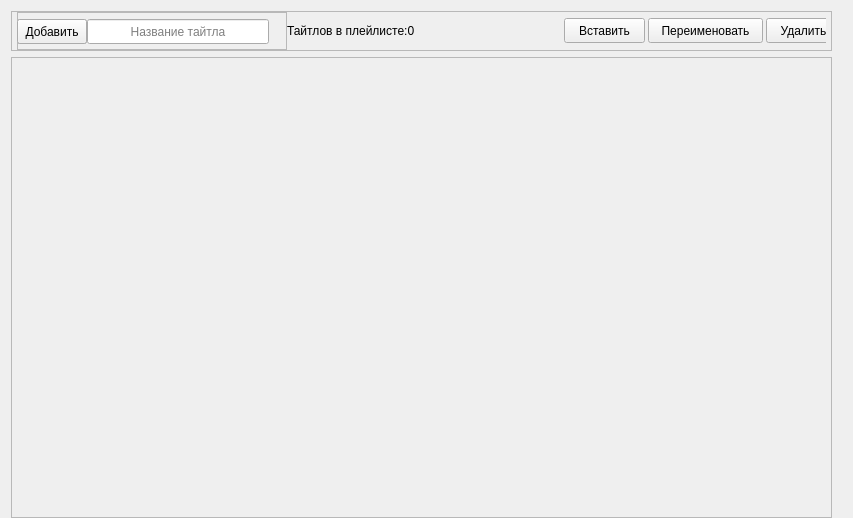
<?xml version="1.0" encoding="UTF-8"?>
<ui version="4.0">
 <class>Playlist</class>
 <widget class="QWidget" name="Playlist">
  <property name="geometry">
   <rect>
    <x>0</x>
    <y>0</y>
    <width>853</width>
    <height>518</height>
   </rect>
  </property>
  <property name="windowTitle">
   <string>Form</string>
  </property>
  <layout class="QVBoxLayout" name="verticalLayout_2" stretch="0,0">
   <property name="rightMargin">
    <number>21</number>
   </property>
   <property name="bottomMargin">
    <number>0</number>
   </property>
   <item>
    <widget class="QFrame" name="topBar">
     <property name="minimumSize">
      <size>
       <width>0</width>
       <height>40</height>
      </size>
     </property>
     <property name="maximumSize">
      <size>
       <width>16777215</width>
       <height>45</height>
      </size>
     </property>
     <property name="styleSheet">
      <string notr="true"/>
     </property>
     <property name="frameShape">
      <enum>QFrame::StyledPanel</enum>
     </property>
     <property name="frameShadow">
      <enum>QFrame::Raised</enum>
     </property>
     <layout class="QHBoxLayout" name="horizontalLayout">
      <property name="spacing">
       <number>0</number>
      </property>
      <property name="leftMargin">
       <number>5</number>
      </property>
      <property name="topMargin">
       <number>0</number>
      </property>
      <property name="rightMargin">
       <number>5</number>
      </property>
      <property name="bottomMargin">
       <number>0</number>
      </property>
      <item>
       <widget class="QFrame" name="left_frame">
        <property name="frameShape">
         <enum>QFrame::StyledPanel</enum>
        </property>
        <property name="frameShadow">
         <enum>QFrame::Raised</enum>
        </property>
        <widget class="QLineEdit" name="search_edit">
         <property name="geometry">
          <rect>
           <x>70</x>
           <y>7</y>
           <width>182</width>
           <height>25</height>
          </rect>
         </property>
         <property name="maximumSize">
          <size>
           <width>300</width>
           <height>27</height>
          </size>
         </property>
         <property name="maxLength">
          <number>80</number>
         </property>
         <property name="alignment">
          <set>Qt::AlignCenter</set>
         </property>
         <property name="placeholderText">
          <string>Название тайтла</string>
         </property>
        </widget>
        <widget class="QPushButton" name="add_title_btn">
         <property name="geometry">
          <rect>
           <x>0</x>
           <y>7</y>
           <width>70</width>
           <height>25</height>
          </rect>
         </property>
         <property name="maximumSize">
          <size>
           <width>100</width>
           <height>16777215</height>
          </size>
         </property>
         <property name="cursor">
          <cursorShape>PointingHandCursor</cursorShape>
         </property>
         <property name="focusPolicy">
          <enum>Qt::NoFocus</enum>
         </property>
         <property name="text">
          <string>Добавить</string>
         </property>
        </widget>
        <widget class="QPushButton" name="search">
         <property name="geometry">
          <rect>
           <x>0</x>
           <y>7</y>
           <width>70</width>
           <height>25</height>
          </rect>
         </property>
         <property name="maximumSize">
          <size>
           <width>100</width>
           <height>16777215</height>
          </size>
         </property>
         <property name="cursor">
          <cursorShape>PointingHandCursor</cursorShape>
         </property>
         <property name="focusPolicy">
          <enum>Qt::NoFocus</enum>
         </property>
         <property name="text">
          <string>Искать</string>
         </property>
        </widget>
        <zorder>search</zorder>
        <zorder>search_edit</zorder>
        <zorder>add_title_btn</zorder>
       </widget>
      </item>
      <item>
       <widget class="QLabel" name="row_count">
        <property name="text">
         <string>Тайтлов в плейлисте:0</string>
        </property>
       </widget>
      </item>
      <item>
       <widget class="QFrame" name="frame_2">
        <widget class="QPushButton" name="del_pl">
         <property name="geometry">
          <rect>
           <x>210</x>
           <y>6</y>
           <width>75</width>
           <height>25</height>
          </rect>
         </property>
         <property name="maximumSize">
          <size>
           <width>100</width>
           <height>16777215</height>
          </size>
         </property>
         <property name="cursor">
          <cursorShape>PointingHandCursor</cursorShape>
         </property>
         <property name="focusPolicy">
          <enum>Qt::NoFocus</enum>
         </property>
         <property name="toolTip">
          <string>Удалить выбранный плейлист</string>
         </property>
         <property name="text">
          <string>Удалить</string>
         </property>
        </widget>
        <widget class="QPushButton" name="rename">
         <property name="geometry">
          <rect>
           <x>92</x>
           <y>6</y>
           <width>115</width>
           <height>25</height>
          </rect>
         </property>
         <property name="maximumSize">
          <size>
           <width>16777215</width>
           <height>16777215</height>
          </size>
         </property>
         <property name="cursor">
          <cursorShape>PointingHandCursor</cursorShape>
         </property>
         <property name="focusPolicy">
          <enum>Qt::NoFocus</enum>
         </property>
         <property name="text">
          <string>Переименовать</string>
         </property>
        </widget>
        <widget class="QPushButton" name="paste_btn">
         <property name="enabled">
          <bool>true</bool>
         </property>
         <property name="geometry">
          <rect>
           <x>8</x>
           <y>6</y>
           <width>81</width>
           <height>25</height>
          </rect>
         </property>
         <property name="minimumSize">
          <size>
           <width>0</width>
           <height>0</height>
          </size>
         </property>
         <property name="maximumSize">
          <size>
           <width>100</width>
           <height>16777215</height>
          </size>
         </property>
         <property name="cursor">
          <cursorShape>PointingHandCursor</cursorShape>
         </property>
         <property name="focusPolicy">
          <enum>Qt::NoFocus</enum>
         </property>
         <property name="toolTip">
          <string>&lt;html&gt;&lt;head/&gt;&lt;body&gt;&lt;p&gt;&lt;span style=&quot; font-size:12pt; font-weight:600;&quot;&gt;Вставить тайтл в этот плейлист&lt;/span&gt;&lt;/p&gt;&lt;/body&gt;&lt;/html&gt;</string>
         </property>
         <property name="text">
          <string>Вставить</string>
         </property>
        </widget>
       </widget>
      </item>
     </layout>
    </widget>
   </item>
   <item>
    <widget class="QScrollArea" name="scrollArea">
     <property name="focusPolicy">
      <enum>Qt::NoFocus</enum>
     </property>
     <property name="widgetResizable">
      <bool>true</bool>
     </property>
     <property name="alignment">
      <set>Qt::AlignHCenter|Qt::AlignTop</set>
     </property>
     <widget class="QWidget" name="widget">
      <property name="geometry">
       <rect>
        <x>0</x>
        <y>0</y>
        <width>821</width>
        <height>461</height>
       </rect>
      </property>
      <layout class="QVBoxLayout" name="row_list">
       <property name="spacing">
        <number>5</number>
       </property>
       <property name="leftMargin">
        <number>5</number>
       </property>
       <property name="topMargin">
        <number>5</number>
       </property>
       <property name="rightMargin">
        <number>5</number>
       </property>
       <property name="bottomMargin">
        <number>5</number>
       </property>
      </layout>
     </widget>
    </widget>
   </item>
  </layout>
 </widget>
 <resources/>
 <connections/>
</ui>
